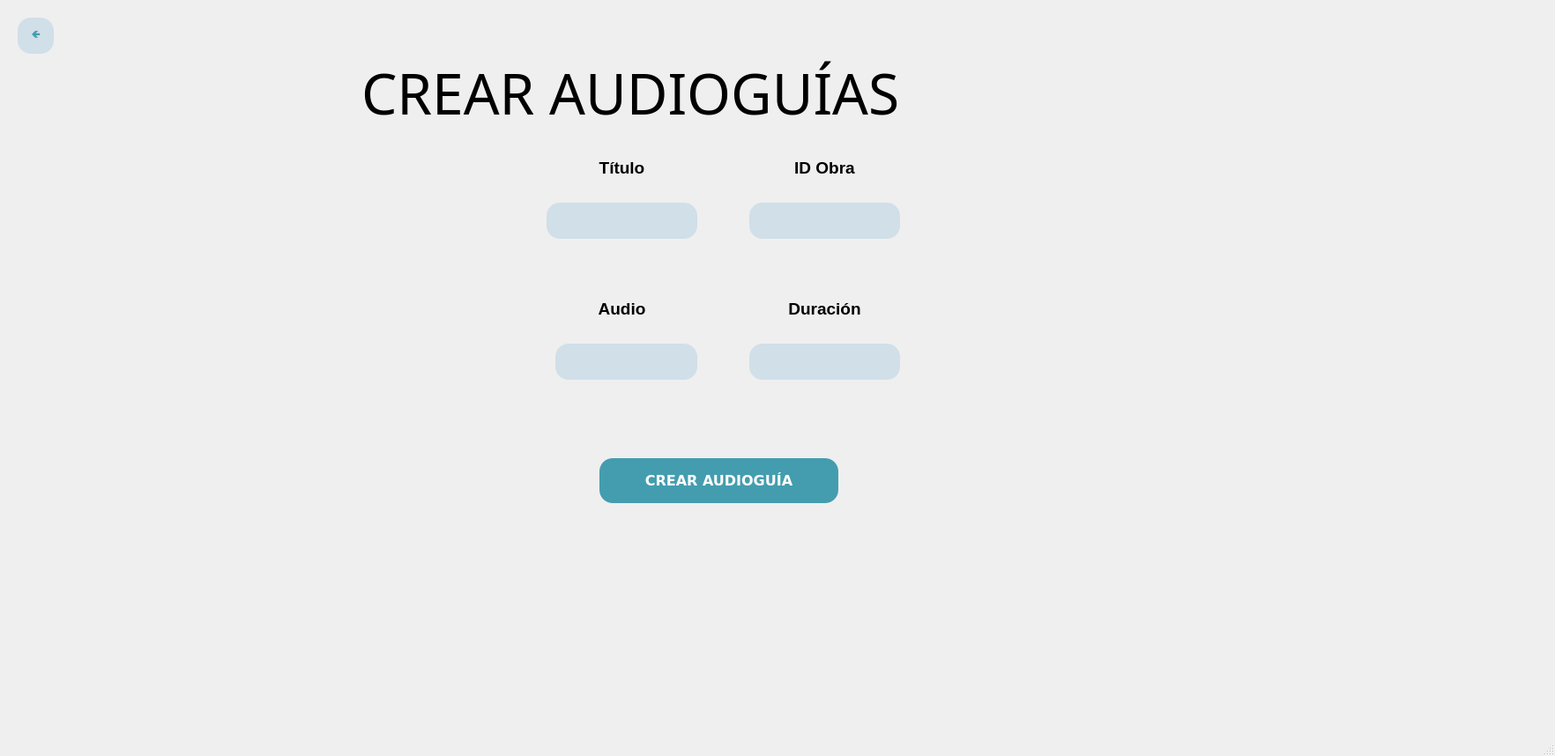
<?xml version="1.0" encoding="UTF-8"?>
<ui version="4.0">
 <class>MainWindow</class>
 <widget class="QMainWindow" name="MainWindow">
  <property name="geometry">
   <rect>
    <x>0</x>
    <y>0</y>
    <width>1764</width>
    <height>858</height>
   </rect>
  </property>
  <property name="windowTitle">
   <string>MainWindow</string>
  </property>
  <widget class="QWidget" name="centralwidget">
   <widget class="QPushButton" name="BotonCrearAudioguia">
    <property name="geometry">
     <rect>
      <x>680</x>
      <y>520</y>
      <width>271</width>
      <height>51</height>
     </rect>
    </property>
    <property name="palette">
     <palette>
      <active>
       <colorrole role="WindowText">
        <brush brushstyle="SolidPattern">
         <color alpha="255">
          <red>255</red>
          <green>255</green>
          <blue>255</blue>
         </color>
        </brush>
       </colorrole>
       <colorrole role="Button">
        <brush brushstyle="SolidPattern">
         <color alpha="255">
          <red>67</red>
          <green>157</green>
          <blue>175</blue>
         </color>
        </brush>
       </colorrole>
       <colorrole role="Text">
        <brush brushstyle="SolidPattern">
         <color alpha="255">
          <red>255</red>
          <green>255</green>
          <blue>255</blue>
         </color>
        </brush>
       </colorrole>
       <colorrole role="ButtonText">
        <brush brushstyle="SolidPattern">
         <color alpha="255">
          <red>255</red>
          <green>255</green>
          <blue>255</blue>
         </color>
        </brush>
       </colorrole>
       <colorrole role="Base">
        <brush brushstyle="SolidPattern">
         <color alpha="255">
          <red>67</red>
          <green>157</green>
          <blue>175</blue>
         </color>
        </brush>
       </colorrole>
       <colorrole role="Window">
        <brush brushstyle="SolidPattern">
         <color alpha="255">
          <red>67</red>
          <green>157</green>
          <blue>175</blue>
         </color>
        </brush>
       </colorrole>
       <colorrole role="PlaceholderText">
        <brush brushstyle="NoBrush">
         <color alpha="128">
          <red>255</red>
          <green>255</green>
          <blue>255</blue>
         </color>
        </brush>
       </colorrole>
      </active>
      <inactive>
       <colorrole role="WindowText">
        <brush brushstyle="SolidPattern">
         <color alpha="255">
          <red>255</red>
          <green>255</green>
          <blue>255</blue>
         </color>
        </brush>
       </colorrole>
       <colorrole role="Button">
        <brush brushstyle="SolidPattern">
         <color alpha="255">
          <red>67</red>
          <green>157</green>
          <blue>175</blue>
         </color>
        </brush>
       </colorrole>
       <colorrole role="Text">
        <brush brushstyle="SolidPattern">
         <color alpha="255">
          <red>255</red>
          <green>255</green>
          <blue>255</blue>
         </color>
        </brush>
       </colorrole>
       <colorrole role="ButtonText">
        <brush brushstyle="SolidPattern">
         <color alpha="255">
          <red>255</red>
          <green>255</green>
          <blue>255</blue>
         </color>
        </brush>
       </colorrole>
       <colorrole role="Base">
        <brush brushstyle="SolidPattern">
         <color alpha="255">
          <red>67</red>
          <green>157</green>
          <blue>175</blue>
         </color>
        </brush>
       </colorrole>
       <colorrole role="Window">
        <brush brushstyle="SolidPattern">
         <color alpha="255">
          <red>67</red>
          <green>157</green>
          <blue>175</blue>
         </color>
        </brush>
       </colorrole>
       <colorrole role="PlaceholderText">
        <brush brushstyle="NoBrush">
         <color alpha="128">
          <red>255</red>
          <green>255</green>
          <blue>255</blue>
         </color>
        </brush>
       </colorrole>
      </inactive>
      <disabled>
       <colorrole role="WindowText">
        <brush brushstyle="SolidPattern">
         <color alpha="255">
          <red>255</red>
          <green>255</green>
          <blue>255</blue>
         </color>
        </brush>
       </colorrole>
       <colorrole role="Button">
        <brush brushstyle="SolidPattern">
         <color alpha="255">
          <red>67</red>
          <green>157</green>
          <blue>175</blue>
         </color>
        </brush>
       </colorrole>
       <colorrole role="Text">
        <brush brushstyle="SolidPattern">
         <color alpha="255">
          <red>255</red>
          <green>255</green>
          <blue>255</blue>
         </color>
        </brush>
       </colorrole>
       <colorrole role="ButtonText">
        <brush brushstyle="SolidPattern">
         <color alpha="255">
          <red>255</red>
          <green>255</green>
          <blue>255</blue>
         </color>
        </brush>
       </colorrole>
       <colorrole role="Base">
        <brush brushstyle="SolidPattern">
         <color alpha="255">
          <red>67</red>
          <green>157</green>
          <blue>175</blue>
         </color>
        </brush>
       </colorrole>
       <colorrole role="Window">
        <brush brushstyle="SolidPattern">
         <color alpha="255">
          <red>67</red>
          <green>157</green>
          <blue>175</blue>
         </color>
        </brush>
       </colorrole>
       <colorrole role="PlaceholderText">
        <brush brushstyle="NoBrush">
         <color alpha="128">
          <red>255</red>
          <green>255</green>
          <blue>255</blue>
         </color>
        </brush>
       </colorrole>
      </disabled>
     </palette>
    </property>
    <property name="font">
     <font>
      <family>Verdana</family>
      <pointsize>12</pointsize>
      <weight>75</weight>
      <bold>true</bold>
     </font>
    </property>
    <property name="cursor">
     <cursorShape>PointingHandCursor</cursorShape>
    </property>
    <property name="styleSheet">
     <string notr="true">background-color: rgb(67, 157, 175);
color: rgb(255, 255, 255);
font-weight: bold;
font-family: 'Verdana';
border-radius: 15px;</string>
    </property>
    <property name="text">
     <string>CREAR AUDIOGUÍA</string>
    </property>
   </widget>
   <widget class="QLabel" name="Titulo">
    <property name="geometry">
     <rect>
      <x>410</x>
      <y>60</y>
      <width>841</width>
      <height>91</height>
     </rect>
    </property>
    <property name="font">
     <font>
      <family>Bell MT</family>
      <pointsize>24</pointsize>
      <weight>50</weight>
      <bold>false</bold>
     </font>
    </property>
    <property name="text">
     <string>&lt;html&gt;&lt;head/&gt;&lt;body&gt;&lt;p&gt;&lt;span style=&quot; font-size:48pt;&quot;&gt;CREAR AUDIOGUÍAS&lt;/span&gt;&lt;/p&gt;&lt;/body&gt;&lt;/html&gt;</string>
    </property>
   </widget>
   <widget class="QLineEdit" name="IDObra_entrada">
    <property name="geometry">
     <rect>
      <x>850</x>
      <y>230</y>
      <width>171</width>
      <height>41</height>
     </rect>
    </property>
    <property name="styleSheet">
     <string notr="true">border-radius: 15px;
background-color: rgb(208, 223, 232);</string>
    </property>
   </widget>
   <widget class="QLineEdit" name="Audio_entrada">
    <property name="geometry">
     <rect>
      <x>630</x>
      <y>390</y>
      <width>161</width>
      <height>41</height>
     </rect>
    </property>
    <property name="styleSheet">
     <string notr="true">border-radius: 15px;
background-color: rgb(208, 223, 232);</string>
    </property>
   </widget>
   <widget class="QLineEdit" name="NombreAudioguia_entrada">
    <property name="geometry">
     <rect>
      <x>620</x>
      <y>230</y>
      <width>171</width>
      <height>41</height>
     </rect>
    </property>
    <property name="styleSheet">
     <string notr="true">border-radius: 15px;
background-color: rgb(208, 223, 232);</string>
    </property>
   </widget>
   <widget class="QLabel" name="label_2">
    <property name="geometry">
     <rect>
      <x>600</x>
      <y>330</y>
      <width>211</width>
      <height>41</height>
     </rect>
    </property>
    <property name="text">
     <string>&lt;html&gt;&lt;head/&gt;&lt;body&gt;&lt;p align=&quot;center&quot;&gt;&lt;span style=&quot; font-size:14pt; font-weight:600;&quot;&gt;Audio&lt;/span&gt;&lt;/p&gt;&lt;/body&gt;&lt;/html&gt;</string>
    </property>
   </widget>
   <widget class="QLabel" name="label_3">
    <property name="geometry">
     <rect>
      <x>600</x>
      <y>170</y>
      <width>211</width>
      <height>41</height>
     </rect>
    </property>
    <property name="text">
     <string>&lt;html&gt;&lt;head/&gt;&lt;body&gt;&lt;p align=&quot;center&quot;&gt;&lt;span style=&quot; font-size:14pt; font-weight:600;&quot;&gt;Título&lt;/span&gt;&lt;/p&gt;&lt;/body&gt;&lt;/html&gt;</string>
    </property>
   </widget>
   <widget class="QLabel" name="label_8">
    <property name="geometry">
     <rect>
      <x>830</x>
      <y>330</y>
      <width>211</width>
      <height>41</height>
     </rect>
    </property>
    <property name="text">
     <string>&lt;html&gt;&lt;head/&gt;&lt;body&gt;&lt;p align=&quot;center&quot;&gt;&lt;span style=&quot; font-size:14pt; font-weight:600;&quot;&gt;Duración&lt;/span&gt;&lt;/p&gt;&lt;/body&gt;&lt;/html&gt;</string>
    </property>
   </widget>
   <widget class="QLabel" name="label_4">
    <property name="geometry">
     <rect>
      <x>830</x>
      <y>170</y>
      <width>211</width>
      <height>41</height>
     </rect>
    </property>
    <property name="text">
     <string>&lt;html&gt;&lt;head/&gt;&lt;body&gt;&lt;p align=&quot;center&quot;&gt;&lt;span style=&quot; font-size:14pt; font-weight:600;&quot;&gt;ID Obra&lt;/span&gt;&lt;/p&gt;&lt;/body&gt;&lt;/html&gt;</string>
    </property>
   </widget>
   <widget class="QLineEdit" name="Duracion_entrada">
    <property name="geometry">
     <rect>
      <x>850</x>
      <y>390</y>
      <width>171</width>
      <height>41</height>
     </rect>
    </property>
    <property name="styleSheet">
     <string notr="true">border-radius: 15px;
background-color: rgb(208, 223, 232);</string>
    </property>
   </widget>
   <widget class="QPushButton" name="BotonAtras">
    <property name="geometry">
     <rect>
      <x>20</x>
      <y>20</y>
      <width>41</width>
      <height>41</height>
     </rect>
    </property>
    <property name="palette">
     <palette>
      <active>
       <colorrole role="WindowText">
        <brush brushstyle="SolidPattern">
         <color alpha="255">
          <red>67</red>
          <green>157</green>
          <blue>175</blue>
         </color>
        </brush>
       </colorrole>
       <colorrole role="Button">
        <brush brushstyle="SolidPattern">
         <color alpha="255">
          <red>208</red>
          <green>223</green>
          <blue>232</blue>
         </color>
        </brush>
       </colorrole>
       <colorrole role="Text">
        <brush brushstyle="SolidPattern">
         <color alpha="255">
          <red>67</red>
          <green>157</green>
          <blue>175</blue>
         </color>
        </brush>
       </colorrole>
       <colorrole role="ButtonText">
        <brush brushstyle="SolidPattern">
         <color alpha="255">
          <red>67</red>
          <green>157</green>
          <blue>175</blue>
         </color>
        </brush>
       </colorrole>
       <colorrole role="Base">
        <brush brushstyle="SolidPattern">
         <color alpha="255">
          <red>208</red>
          <green>223</green>
          <blue>232</blue>
         </color>
        </brush>
       </colorrole>
       <colorrole role="Window">
        <brush brushstyle="SolidPattern">
         <color alpha="255">
          <red>208</red>
          <green>223</green>
          <blue>232</blue>
         </color>
        </brush>
       </colorrole>
       <colorrole role="PlaceholderText">
        <brush brushstyle="NoBrush">
         <color alpha="128">
          <red>67</red>
          <green>157</green>
          <blue>175</blue>
         </color>
        </brush>
       </colorrole>
      </active>
      <inactive>
       <colorrole role="WindowText">
        <brush brushstyle="SolidPattern">
         <color alpha="255">
          <red>67</red>
          <green>157</green>
          <blue>175</blue>
         </color>
        </brush>
       </colorrole>
       <colorrole role="Button">
        <brush brushstyle="SolidPattern">
         <color alpha="255">
          <red>208</red>
          <green>223</green>
          <blue>232</blue>
         </color>
        </brush>
       </colorrole>
       <colorrole role="Text">
        <brush brushstyle="SolidPattern">
         <color alpha="255">
          <red>67</red>
          <green>157</green>
          <blue>175</blue>
         </color>
        </brush>
       </colorrole>
       <colorrole role="ButtonText">
        <brush brushstyle="SolidPattern">
         <color alpha="255">
          <red>67</red>
          <green>157</green>
          <blue>175</blue>
         </color>
        </brush>
       </colorrole>
       <colorrole role="Base">
        <brush brushstyle="SolidPattern">
         <color alpha="255">
          <red>208</red>
          <green>223</green>
          <blue>232</blue>
         </color>
        </brush>
       </colorrole>
       <colorrole role="Window">
        <brush brushstyle="SolidPattern">
         <color alpha="255">
          <red>208</red>
          <green>223</green>
          <blue>232</blue>
         </color>
        </brush>
       </colorrole>
       <colorrole role="PlaceholderText">
        <brush brushstyle="NoBrush">
         <color alpha="128">
          <red>67</red>
          <green>157</green>
          <blue>175</blue>
         </color>
        </brush>
       </colorrole>
      </inactive>
      <disabled>
       <colorrole role="WindowText">
        <brush brushstyle="SolidPattern">
         <color alpha="255">
          <red>67</red>
          <green>157</green>
          <blue>175</blue>
         </color>
        </brush>
       </colorrole>
       <colorrole role="Button">
        <brush brushstyle="SolidPattern">
         <color alpha="255">
          <red>208</red>
          <green>223</green>
          <blue>232</blue>
         </color>
        </brush>
       </colorrole>
       <colorrole role="Text">
        <brush brushstyle="SolidPattern">
         <color alpha="255">
          <red>67</red>
          <green>157</green>
          <blue>175</blue>
         </color>
        </brush>
       </colorrole>
       <colorrole role="ButtonText">
        <brush brushstyle="SolidPattern">
         <color alpha="255">
          <red>67</red>
          <green>157</green>
          <blue>175</blue>
         </color>
        </brush>
       </colorrole>
       <colorrole role="Base">
        <brush brushstyle="SolidPattern">
         <color alpha="255">
          <red>208</red>
          <green>223</green>
          <blue>232</blue>
         </color>
        </brush>
       </colorrole>
       <colorrole role="Window">
        <brush brushstyle="SolidPattern">
         <color alpha="255">
          <red>208</red>
          <green>223</green>
          <blue>232</blue>
         </color>
        </brush>
       </colorrole>
       <colorrole role="PlaceholderText">
        <brush brushstyle="NoBrush">
         <color alpha="128">
          <red>67</red>
          <green>157</green>
          <blue>175</blue>
         </color>
        </brush>
       </colorrole>
      </disabled>
     </palette>
    </property>
    <property name="cursor">
     <cursorShape>PointingHandCursor</cursorShape>
    </property>
    <property name="styleSheet">
     <string notr="true">background-color: rgb(208, 223, 232);
color:rgb(67, 157, 175);
font-weight: bold;
font-family: 'Verdana';
border-radius: 15px;</string>
    </property>
    <property name="text">
     <string>🡸</string>
    </property>
   </widget>
  </widget>
  <widget class="QStatusBar" name="statusbar"/>
 </widget>
 <resources/>
 <connections/>
</ui>
